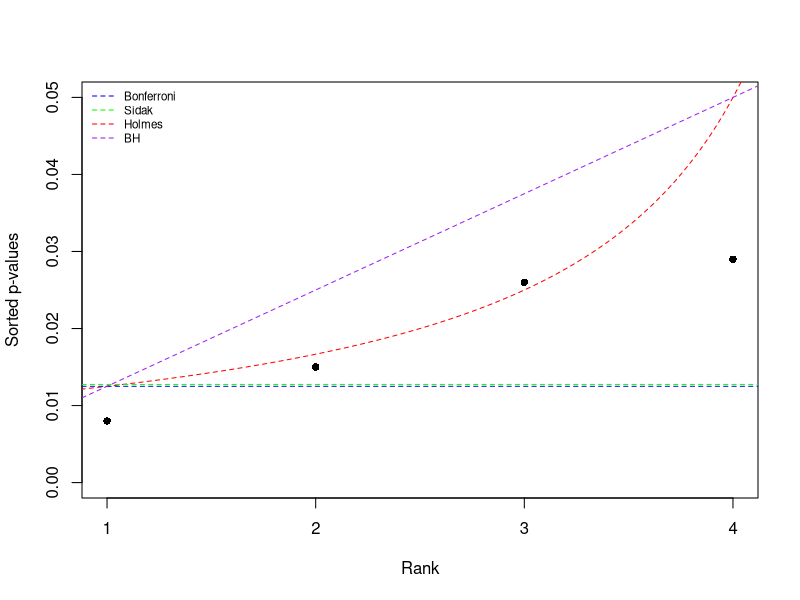

Here is the R script that generated this plot:
## The Four-Test Example

## These were the p-values
p1 <- 0.015
p2 <- 0.029
p3 <- 0.008
p4 <- 0.026

## The plot of ordered p-values vs. rank + significance thresholds is created below:

# Define some useful variables:
alpha.star <-0.05
p <- c(p1, p2, p3, p4)
M <- length(p)
rank <- seq(0, M+1, 0.001)

# Make the plot:
plot(x = 1:M, y = sort(p), pch = 16, ylab = "Sorted p-values", xlab = "Rank", ylim = c(0,max(alpha.star,max(p))), xaxt = "n")
axis(side = 1, at = 1:M, labels = 1:M)

# Holm's threshold:
lines(x = rank, y = alpha.star/(M-rank+1), col = "red", lty = 2) 

# Bonferroni's threshold:
abline(h = alpha.star/M, col = "blue", lty = 2) 

# Šidák's threshold
abline(h = 1-(1-alpha.star)^(1/M), col = "green", lty = 2) 

# BH threshold
abline(a = 0, b = alpha.star/M, col = "purple", lty = 2) 

# Legend:
legend("topleft", legend = c("Bonferroni", "Sidak", "Holmes", "BH"),bty = "n",
       col = c("blue", "green", "red", "purple"), lty = 2, cex = 0.7)

## Adjusted p-values

# Bonferroni:
p.adjust(p, method = "bonferroni")

# Šidák:
1-(1-p)^M

# Holm:
p.adjust(p, method = "holm")

# Benjamini-Hochberg:
p.adjust(p, method = "BH")

# A series of pairwise t-tests or chi-squared tests (given real data), that automatically perform
# the p-value adjustment, can be implemented with:
? pairwise.t.test
? pairwise.prop.test


